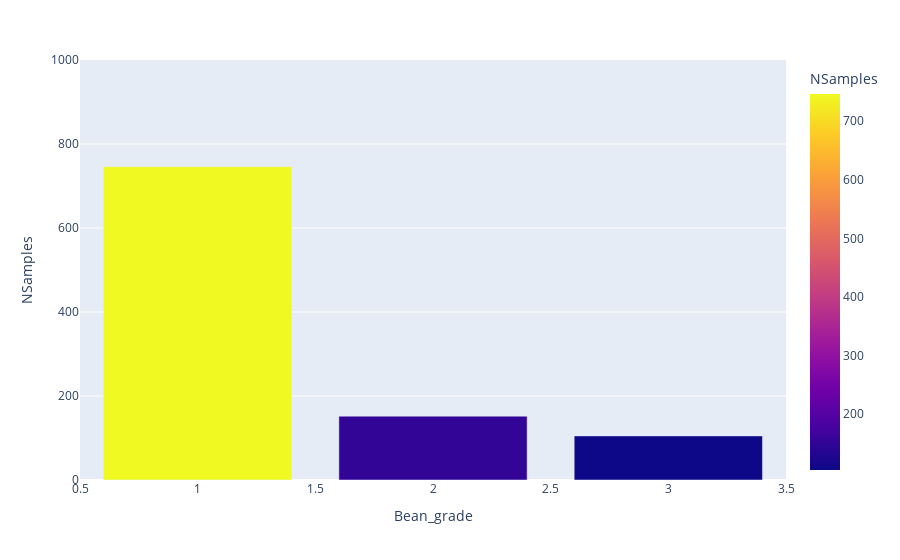

The code cell stored with this chart in its notebook:
### Code cell
fig = px.bar(figdata, x = 'Bean_grade', y = 'NSamples', color='NSamples', range_y=[0.0,1000])
fig.show()

### Figure 1 — Plotly figure (JSON) as saved in the notebook; plotly's stock layout.template omitted (floating-point values rounded to 4 significant figures)
{"data": [{"alignmentgroup": "True", "hovertemplate": "Bean_grade=%{x}<br>NSamples=%{marker.color}<extra></extra>", "legendgroup": "", "marker": {"color": [746, 152, 105], "coloraxis": "coloraxis", "pattern": {"shape": ""}}, "name": "", "offsetgroup": "", "orientation": "v", "showlegend": false, "textposition": "auto", "type": "bar", "x": [1, 2, 3], "xaxis": "x", "y": [746, 152, 105], "yaxis": "y"}], "layout": {"barmode": "relative", "coloraxis": {"colorbar": {"title": {"text": "NSamples"}}, "colorscale": [[0, "#0d0887"], [0.1111, "#46039f"], [0.2222, "#7201a8"], [0.3333, "#9c179e"], [0.4444, "#bd3786"], [0.5556, "#d8576b"], [0.6667, "#ed7953"], [0.7778, "#fb9f3a"], [0.8889, "#fdca26"], [1, "#f0f921"]]}, "legend": {"tracegroupgap": 0}, "margin": {"t": 60}, "xaxis": {"anchor": "y", "domain": [0, 1], "title": {"text": "Bean_grade"}}, "yaxis": {"anchor": "x", "domain": [0, 1], "range": [0, 1000], "title": {"text": "NSamples"}}}}
